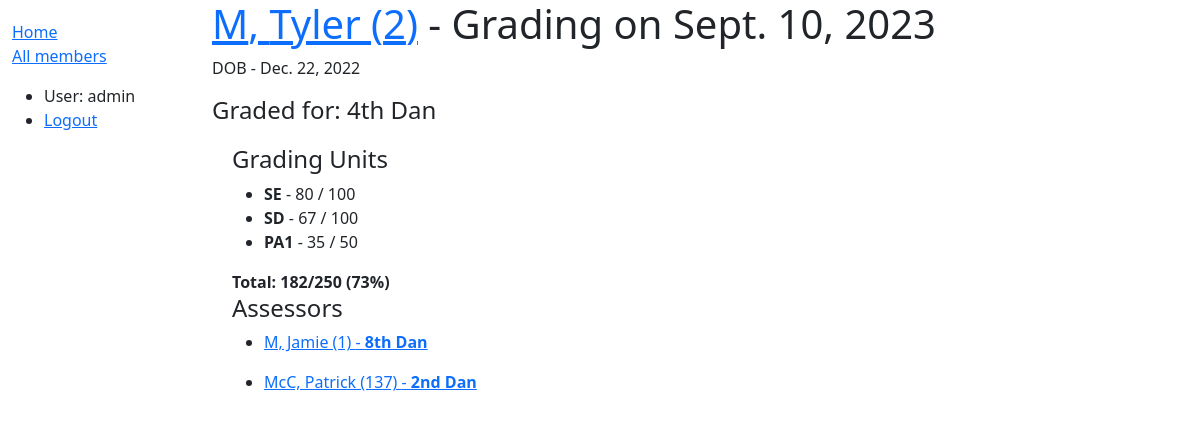
Screenshot of /dashboard/grading-result/2 (signed in) with the database file from the repository.
### dashboard/models.py (models this page shows, shortened)
class GradingResult(models.Model):
    member = models.ForeignKey(Member, on_delete=models.RESTRICT, related_name='member2gradings')
    date = models.DateField()
    type = models.CharField(max_length=2, choices=GRADINGS)
    assessor = models.ManyToManyField(Member, help_text='Who assessed this particular grading?', related_name='assessor2gradings')
    forbelt = models.CharField(max_length=50, choices=BELT_CHOICES, verbose_name="For Belt")
    comments = models.CharField(max_length=200, blank=True)

class Member(models.Model):
    first_name = models.CharField(max_length=50)
    last_name = models.CharField(max_length=50)
    idnumber = models.SmallIntegerField(verbose_name="ID Number")
    address_line_1 = models.CharField(max_length=200, help_text="Street Number and Name", blank=True)
    address_line_2 = models.CharField(max_length=200, help_text="Suburb", blank=True)
    address_line_3 = models.CharField(max_length=4, help_text="Postcode", blank=True)
    date_of_birth = models.DateField()
    belt = models.CharField(max_length=50, choices=BELT_CHOICES, blank=True)
    awards = models.ManyToManyField(Award, help_text="What awards has this person recieved?", blank=True)
    email = models.EmailField()
    phone = models.CharField(max_length=100)
    team_leader_instructor = models.CharField(max_length=2, choices=TL_INST_RANKS, blank=True, verbose_name="Team Leader/Instructor")
    active = models.BooleanField(default=True)
    class Meta:
        ordering = ['idnumber']
    def __str__(self):
        return f'{self.last_name}, {self.first_name} ({self.idnumber})'
    def get_absolute_url(self):
        return reverse('member-detail', args=[str(self.id)])

class AssessmentUnit(models.Model):
    unit = models.CharField(max_length=200, choices=ASSESSMENT_UNITS)
    achieved_pts = models.SmallIntegerField()
    max_pts = models.SmallIntegerField()
    grading_result = models.ForeignKey('GradingResult', on_delete=models.RESTRICT)

### dashboard/views.py (the view)
# urls.py: path('grading-result/<int:pk>', views.GradingResultDetailView.as_view(), name='grading-result-detail')
class GradingResultDetailView(LoginRequiredMixin, generic.DetailView):
    model = GradingResult
    def get_context_data(self, **kwargs):
        context = super(GradingResultDetailView, self).get_context_data(**kwargs)
        maxpts = 0
        apts = 0
        if self.get_object().assessmentunit_set.all():
            for au in self.get_object().assessmentunit_set.all():
                maxpts += au.max_pts
                apts += au.achieved_pts
            context['total_max_pts'] = maxpts
            context['total_achieved_pts'] = apts
            context['total_percent'] = round((context['total_achieved_pts']/context['total_max_pts'])*100)
        return context

### dashboard/templates/dashboard/gradingresult_detail.html
{% extends "base_generic.html" %}
{% block content %}
  <h1><a href="{{ gradingresult.member.get_absolute_url }}">{{ gradingresult.member.last_name }}, {{ gradingresult.member.first_name }} ({{ gradingresult.member.idnumber }})</a> - Grading on {{ gradingresult.date }}</h1>
  {% if gradingresult.member.date_of_birth %}
    <p>DOB - {{ gradingresult.member.date_of_birth }}</p>
  {% endif %}
  <h4>Graded for: {{ gradingresult.get_forbelt_display }}</h4>
  <div style="margin-left:20px;margin-top:20px">
    <h4>Grading Units</h4>
    {% if gradingresult.assessmentunit_set.all %}
        <ul>
        {% for au in gradingresult.assessmentunit_set.all %}
            <li>
                <b>{{ au.unit }}</b> - {{ au.achieved_pts }} / {{ au.max_pts }}
            </li>
        {% endfor %}
        </ul>
        <b>Total: {{ total_achieved_pts }}/{{ total_max_pts }} ({{ total_percent }}{% verbatim %}%{% endverbatim %})</b>
    {% else %}
        <p>This grading has no units.</p>
    {% endif %}
    <br>
    <h4>Assessors</h4>
    {% if gradingresult.assessor.all %}
        <ul>
        {% for as in gradingresult.assessor.all %}
        <li>
            <a href="{{ as.get_absolute_url }}"><p>{{ as }} - <b>{{ as.get_belt_display }}</b></p></a>
        </li>
        {% endfor %}
        </ul>
    {% else %}
        <p>This grading has no assessors.</p>
    {% endif %}
  </div>
{% endblock %}

### dashboard/templates/base_generic.html (shortened to what this page needs)
<!DOCTYPE html>
<html lang="en">
<head>
  <link href="https://cdn.jsdelivr.net/npm/bootstrap@5.1.3/dist/css/bootstrap.min.css" rel="stylesheet">
  {% load static %}
  <link rel="stylesheet" href="{% static 'css/styles.css' %}">
</head>
<body>
  <div class="container-fluid">
    <div class="row">
      <div class="col-sm-2">
      {% block sidebar %}
        <ul class="sidebar-nav">
          <li><a href="{% url 'index' %}">Home</a></li>
          <li><a href="{% url 'members' %}">All members</a></li>
        </ul>
        <ul>
          {% if user.is_authenticated %}
          <li>User: {{ user.get_username }}</li>
          <li><a href="{% url 'logout' %}?next={{ request.path }}">Logout</a></li>
          {% else %}
          <li><a href="{% url 'login' %}?next={{ request.path }}">Login</a></li>
          {% endif %}
        </ul>
     {% endblock %}
      </div>
      <div class="col-sm-10 ">{% block content %}{% endblock %}
      </div>
    </div>
  </div>
</body>
</html>

### dashboard/static/styles.css (style rules this page uses)
.sidebar-nav { margin-top: 20px; padding: 0; list-style: none; }

### rows the page displays
GradingResult: member.date_of_birth "Dec. 22, 2022", forbelt "4th Dan"
AssessmentUnit: unit "SE", achieved_pts "80", max_pts "100"
AssessmentUnit: unit "SD", achieved_pts "67", max_pts "100"
AssessmentUnit: unit "PA1", achieved_pts "35", max_pts "50"
Member: last_name+first_name+idnumber "M, Jamie (1)", belt "8th Dan"
Member: last_name+first_name+idnumber "McC, Patrick (137)", belt "2nd Dan"

### other values shown
{{ user.get_username }} "admin"
{{ total_achieved_pts }} "182"
{{ total_max_pts }} "250"
{{ total_percent }} "73"
